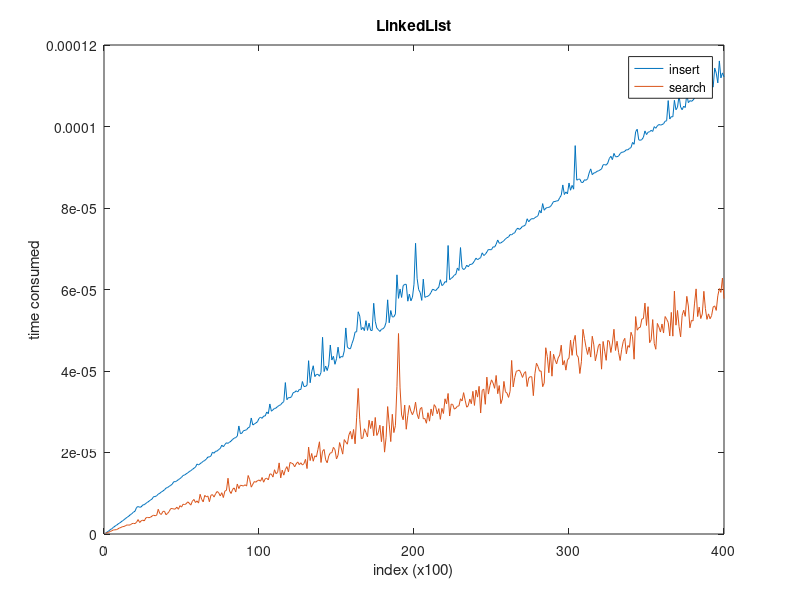
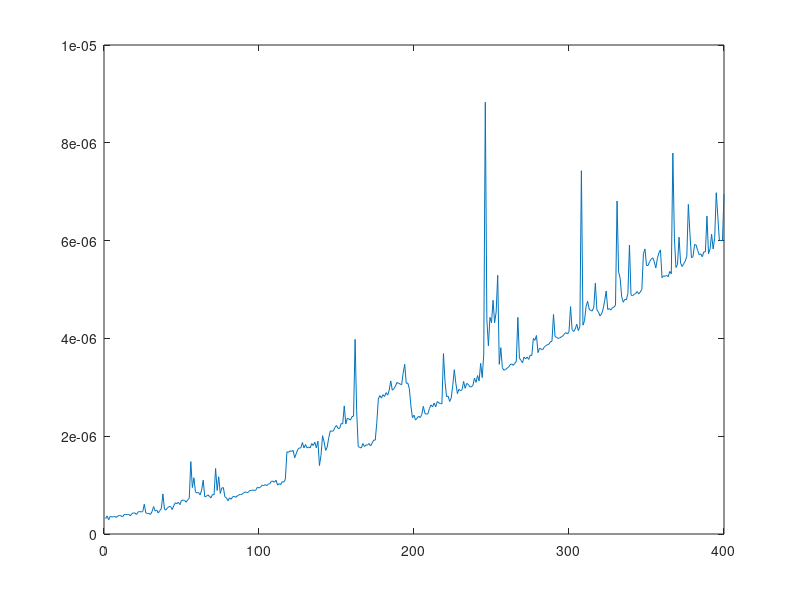

The MATLAB script that drew these images, in order: (Note: this script raises an error after producing the figures.)
data=csvread("insert_linkedList.csv"); % reading csv file 
x=data(:,1); % reading its first column
y=data(:,2); % reading its second column of csv file

figure;
plot(x,y);
hold on;

data=csvread("search_linkedList.csv"); % reading csv file 
x=data(:,1); % reading its first column
y=data(:,2); % reading its second column of csv file

hold on;
plot(x,y)
legend("insert","search");
title("LinkedList");
xlabel("index (x100)");
ylabel("time consumed");






data=csvread("insert_bst.csv"); % reading csv file 
x=data(:,1); % reading its first column
y=data(:,2); % reading its second column of csv file

figure;
plot(x,y);
hold on;

data=csvread("search_BST.csv"); % reading csv file 
x=data(:,1); % reading its first column
y=data(:,2); % reading its second column of csv file

hold on;
plot(x,y)
legend("insert","search");
title("BST");
xlabel("index (x100)");
ylabel("time consumed");







data=csvread("insert_hashChaining.csv"); % reading csv file 
x=data(:,1); % reading its first column
y=data(:,2); % reading its second column of csv file

figure;
yyaxis left;
plot(x,y,'-g');
hold on;

data=csvread("search_hashChaining.csv"); % reading csv file 
x=data(:,1); % reading its first column
y=data(:,2); % reading its second column of csv file

plot(x,y,'-r')
legend("insert","search");
title("hashChaining");
xlabel("index (x100)");
ylabel("time consumed");

yyaxis right;

data = csvread("insertCollision_hashChaining.csv");
x=data(:,1);
y=data(:,2);
plot(x,y,'-b');

data = csvread("searchCollision_hashChaining.csv");
x=data(:,1);
y=data(:,2);
plot(x,y,'-y');
ylabel("number of collisions");

legend("insert","search","insertCollision","searchCollision");







data=csvread("insert_hashLinear.csv"); % reading csv file 
x=data(:,1); % reading its first column
y=data(:,2); % reading its second column of csv file

figure;

yyaxis left;
plot(x,y,'g-');
hold on;

data=csvread("search_hashLinear.csv"); % reading csv file 
x=data(:,1); % reading its first column
y=data(:,2); % reading its second column of csv file

plot(x,y,'-r')
legend("insert","search");
title("hashLinear");
xlabel("index (x100)");
ylabel("time consumed");

yyaxis right;

data = csvread("insertCollision_hashLinear.csv");
x=data(:,1);
y=data(:,2);
plot(x,y,'-b');

data = csvread("searchCollision_hashLinear.csv");
x=data(:,1);
y=data(:,2);
plot(x,y,'-y');
ylabel("number of collisions");

legend("insert","search","insertCollision","searchCollision");








data=csvread("insert_hashQuadratic.csv"); % reading csv file 
x=data(:,1); % reading its first column
y=data(:,2); % reading its second column of csv file

figure;

yyaxis left;
plot(x,y,'g-');
hold on;

data=csvread("search_hashQuadratic.csv"); % reading csv file 
x=data(:,1); % reading its first column
y=data(:,2); % reading its second column of csv file

plot(x,y,'r-')
title("hashQuadratic");
xlabel("index (x100)");
ylabel("time consumed");
ylim([10^-10,10^-7])

yyaxis right;

data = csvread("insertCollision_hashQuadratic.csv");
x=data(:,1);
y=data(:,2);
plot(x,y,'b-');

data = csvread("searchCollision_hashQuadratic.csv");
x=data(:,1);
y=data(:,2);
plot(x,y,'y-');
ylabel("number of collisions");

legend("insert","search","insertCollision","searchCollision");

